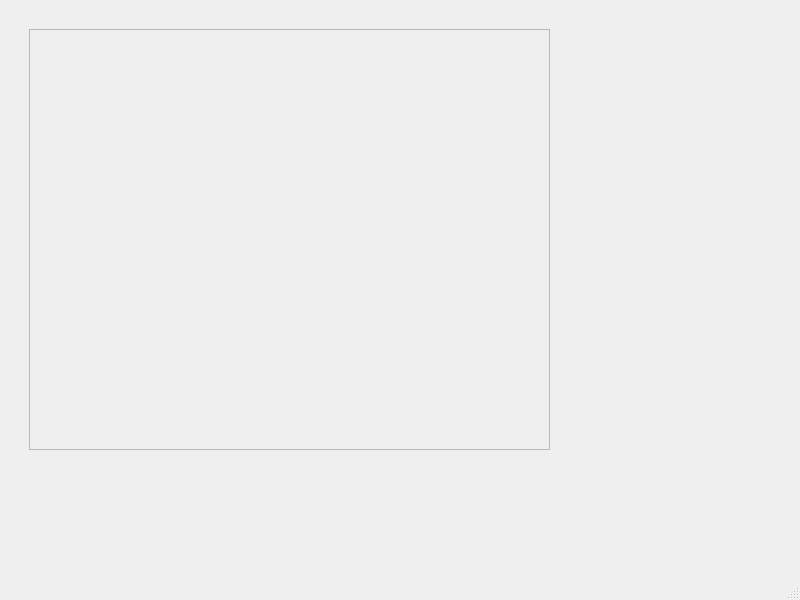
<?xml version="1.0" encoding="UTF-8"?>
<ui version="4.0">
 <class>MainWindow</class>
 <widget class="QMainWindow" name="MainWindow">
  <property name="geometry">
   <rect>
    <x>0</x>
    <y>0</y>
    <width>800</width>
    <height>600</height>
   </rect>
  </property>
  <property name="windowTitle">
   <string>MainWindow</string>
  </property>
  <widget class="QWidget" name="centralwidget">
   <widget class="QFrame" name="frame">
    <property name="geometry">
     <rect>
      <x>29</x>
      <y>29</y>
      <width>521</width>
      <height>421</height>
     </rect>
    </property>
    <property name="frameShape">
     <enum>QFrame::StyledPanel</enum>
    </property>
    <property name="frameShadow">
     <enum>QFrame::Raised</enum>
    </property>
    <widget class="QWidget" name="gridLayoutWidget">
     <property name="geometry">
      <rect>
       <x>-1</x>
       <y>-1</y>
       <width>521</width>
       <height>421</height>
      </rect>
     </property>
     <layout class="QGridLayout" name="gridLayout"/>
    </widget>
   </widget>
  </widget>
  <widget class="QMenuBar" name="menubar">
   <property name="geometry">
    <rect>
     <x>0</x>
     <y>0</y>
     <width>800</width>
     <height>23</height>
    </rect>
   </property>
  </widget>
  <widget class="QStatusBar" name="statusbar"/>
 </widget>
 <resources/>
 <connections/>
</ui>
